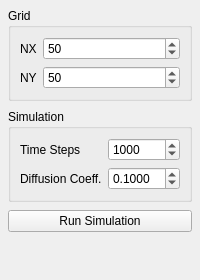
<?xml version="1.0" encoding="UTF-8"?>
<ui version="4.0">
 <class>ParametersPanel</class>
 <widget class="QWidget" name="ParametersPanel">
  <property name="windowTitle">
   <string>Simulation Parameters</string>
  </property>
  <layout class="QVBoxLayout" name="verticalLayout">
   <property name="spacing">
    <number>8</number>
   </property>
   <property name="leftMargin">
    <number>8</number>
   </property>
   <property name="topMargin">
    <number>8</number>
   </property>
   <property name="rightMargin">
    <number>8</number>
   </property>
   <property name="bottomMargin">
    <number>8</number>
   </property>

   <!-- Grid Group -->
   <item>
    <widget class="QGroupBox" name="gridGroupBox">
     <property name="title">
      <string>Grid</string>
     </property>
     <layout class="QFormLayout" name="gridFormLayout">
      <item row="0" column="0">
       <widget class="QLabel" name="nxLabel">
        <property name="text">
         <string>NX</string>
        </property>
       </widget>
      </item>
      <item row="0" column="1">
       <widget class="QSpinBox" name="nxSpinBox">
        <property name="minimum">
         <number>10</number>
        </property>
        <property name="maximum">
         <number>500</number>
        </property>
        <property name="value">
         <number>50</number>
        </property>
       </widget>
      </item>

      <item row="1" column="0">
       <widget class="QLabel" name="nyLabel">
        <property name="text">
         <string>NY</string>
        </property>
       </widget>
      </item>
      <item row="1" column="1">
       <widget class="QSpinBox" name="nySpinBox">
        <property name="minimum">
         <number>10</number>
        </property>
        <property name="maximum">
         <number>500</number>
        </property>
        <property name="value">
         <number>50</number>
        </property>
       </widget>
      </item>
     </layout>
    </widget>
   </item>

   <!-- Simulation Group -->
   <item>
    <widget class="QGroupBox" name="simulationGroupBox">
     <property name="title">
      <string>Simulation</string>
     </property>
     <layout class="QFormLayout" name="simulationFormLayout">
      <item row="0" column="0">
       <widget class="QLabel" name="timeStepsLabel">
        <property name="text">
         <string>Time Steps</string>
        </property>
       </widget>
      </item>
      <item row="0" column="1">
       <widget class="QSpinBox" name="timeStepsSpinBox">
        <property name="minimum">
         <number>1</number>
        </property>
        <property name="maximum">
         <number>100000</number>
        </property>
        <property name="value">
         <number>1000</number>
        </property>
       </widget>
      </item>

      <item row="1" column="0">
       <widget class="QLabel" name="diffusionLabel">
        <property name="text">
         <string>Diffusion Coeff.</string>
        </property>
       </widget>
      </item>
      <item row="1" column="1">
       <widget class="QDoubleSpinBox" name="diffusionSpinBox">
        <property name="decimals">
         <number>4</number>
        </property>
        <property name="minimum">
         <double>0.0</double>
        </property>
        <property name="maximum">
         <double>1.0</double>
        </property>
        <property name="singleStep">
         <double>0.01</double>
        </property>
        <property name="value">
         <double>0.1</double>
        </property>
       </widget>
      </item>
     </layout>
    </widget>
   </item>

   <!-- Run Button -->
   <item>
    <widget class="QPushButton" name="runButton">
     <property name="text">
      <string>Run Simulation</string>
     </property>
     <property name="minimumHeight">
      <number>36</number>
     </property>
    </widget>
   </item>

   <!-- Spacer -->
   <item>
    <spacer name="verticalSpacer">
     <property name="orientation">
      <enum>Qt::Vertical</enum>
     </property>
     <property name="sizeHint" stdset="0">
      <size>
       <width>20</width>
       <height>40</height>
      </size>
     </property>
    </spacer>
   </item>

  </layout>
 </widget>
 <resources/>
 <connections/>
</ui>
